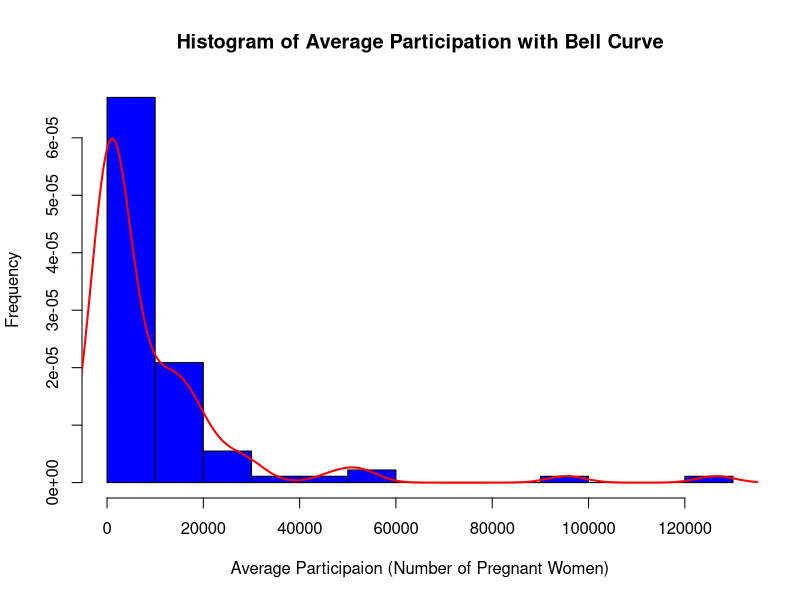
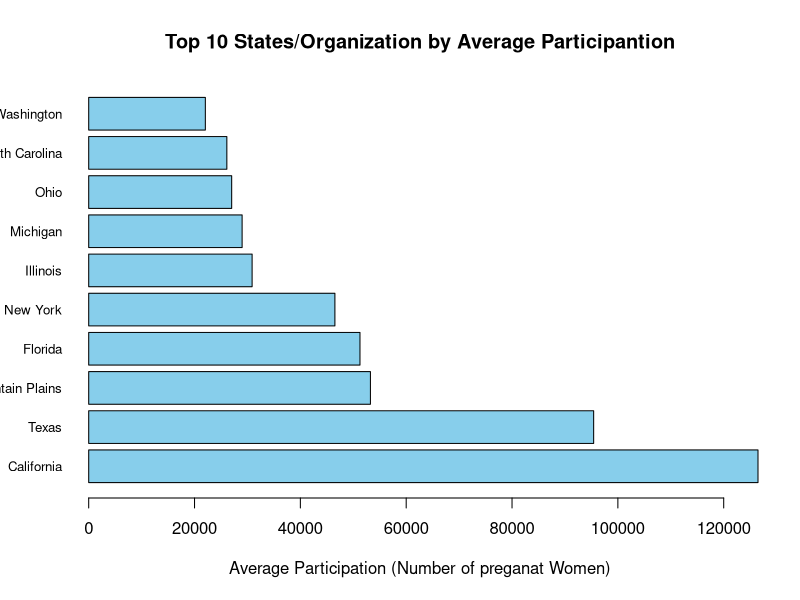

Here is the R script that generated these plots, in order:
library(readr)


#Load data
data <- read_csv("Pregnant_Women_Participating.csv")

#show dataset
data

# convert average participant to number
data$Average.Participation <- as.numeric(data$"Average Participation")

#Now i want to remove NA values if have any in dataset
average_participation <- na.omit(data$Average.Participation)

#NOw creating histogram
hist(average_participation, breaks = 15, probability = TRUE, col = "blue", main = "Histogram of Average Participation with Bell Curve", xlab="Average Participaion (Number of Pregnant Women)", ylab = "Frequency")

# density curve
lines(density(average_participation), col="red", lwd=2)

#Now we are working to find top 10 performers
#get top 10 performers 1 to 10 -> [1:10], if we need top 15 than use [1:15], but right now i need only 10 top performers
top_performers <- data[order(-data$Average.Participation), ][1:10, ]
#print top performers
top_performers


#Barplot show the top 10 states
barplot(height = top_performers$Average.Participation, names.arg = top_performers$"State Agency or Indian Tribal Organization",
        horiz = TRUE,
        las = 1,
        col = "skyblue",
        main = "Top 10 States/Organization by Average Participantion",
        xlab = "Average Participation (Number of preganat Women)",
        #ylab = top_performers$"State Agency or Indian Tribal Organization",
        cex.names = 0.8
        )

# Create a levels: Low, Medium, High
bins <- c(0, 5000, 20000, Inf)
#labels
labels <- c("Low", "Medium", "High")
data$Participation.Level <- cut(data$Average.Participation, breaks = bins, labels = labels, right = FALSE)

# Now create contingency table for State vs Participation Levels
contingency_table <- table(data$"State Agency or Indian Tribal Organization", data$Participation.Level)

# Create a levels: Low, Medium, High
bins <- c(0, 5000, 20000, Inf)

#labels
labels <- c("Low", "Medium", "High")
data$Participation.Level <- cut(data$Average.Participation, breaks = bins, labels = labels, right = FALSE)

# Now create contingency table for State vs Participation Levels
contingency_table <- table(data$"State Agency or Indian Tribal Organization", data$Participation.Level)


# Perform the Chi-squared test
chi_squared_test <- chisq.test(contingency_table)


# Print the results
print(chi_squared_test)






